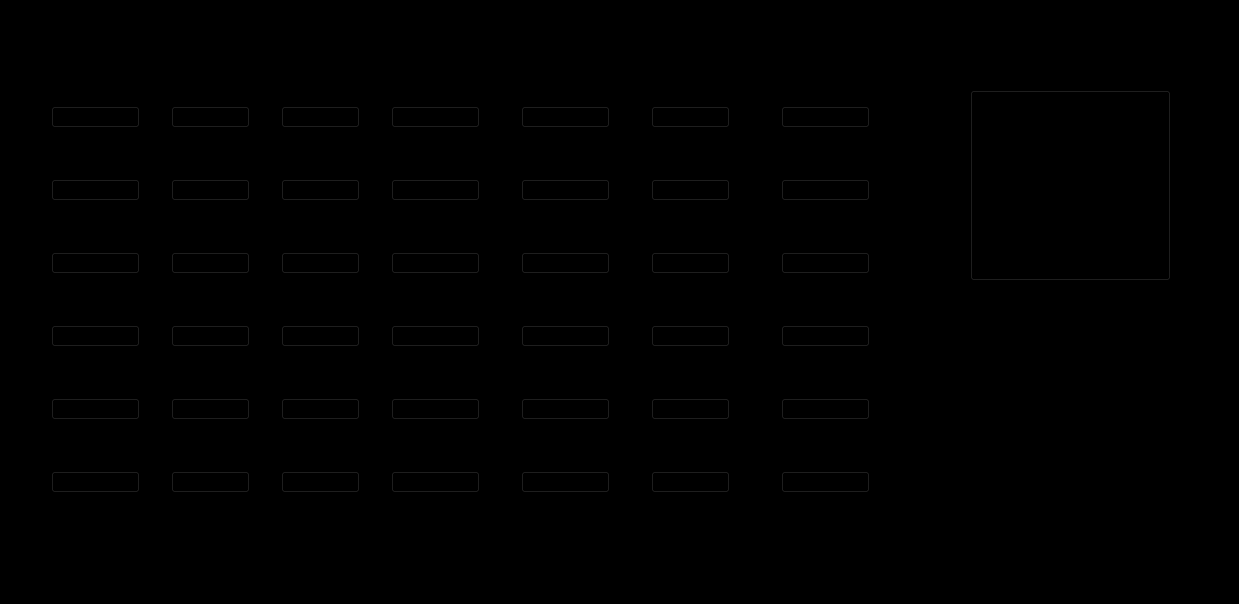
<?xml version="1.0" encoding="UTF-8"?>
<ui version="4.0">
 <class>MainWindow</class>
 <widget class="QMainWindow" name="MainWindow">
  <property name="geometry">
   <rect>
    <x>0</x>
    <y>0</y>
    <width>1239</width>
    <height>604</height>
   </rect>
  </property>
  <property name="windowTitle">
   <string>MainWindow</string>
  </property>
  <property name="styleSheet">
   <string notr="true">background-color: black;</string>
  </property>
  <widget class="QWidget" name="centralWidget">
   <property name="enabled">
    <bool>true</bool>
   </property>
   <property name="styleSheet">
    <string notr="true"/>
   </property>
   <widget class="QPushButton" name="Back">
    <property name="enabled">
     <bool>true</bool>
    </property>
    <property name="geometry">
     <rect>
      <x>970</x>
      <y>90</y>
      <width>201</width>
      <height>191</height>
     </rect>
    </property>
    <property name="mouseTracking">
     <bool>false</bool>
    </property>
    <property name="text">
     <string>Back to menu</string>
    </property>
   </widget>
   <widget class="QWidget" name="gridLayoutWidget">
    <property name="geometry">
     <rect>
      <x>40</x>
      <y>50</y>
      <width>111</width>
      <height>501</height>
     </rect>
    </property>
    <layout class="QGridLayout" name="gridLayout">
     <item row="3" column="0">
      <widget class="QPushButton" name="p4_1">
       <property name="text">
        <string/>
       </property>
       <property name="checkable">
        <bool>true</bool>
       </property>
       <property name="autoExclusive">
        <bool>true</bool>
       </property>
      </widget>
     </item>
     <item row="4" column="0">
      <widget class="QPushButton" name="p5_1">
       <property name="enabled">
        <bool>true</bool>
       </property>
       <property name="text">
        <string/>
       </property>
       <property name="checkable">
        <bool>true</bool>
       </property>
       <property name="autoExclusive">
        <bool>true</bool>
       </property>
      </widget>
     </item>
     <item row="0" column="0">
      <widget class="QPushButton" name="p1_1">
       <property name="styleSheet">
        <string notr="true"/>
       </property>
       <property name="text">
        <string/>
       </property>
       <property name="checkable">
        <bool>true</bool>
       </property>
       <property name="autoExclusive">
        <bool>true</bool>
       </property>
      </widget>
     </item>
     <item row="2" column="0">
      <widget class="QPushButton" name="p3_1">
       <property name="text">
        <string/>
       </property>
       <property name="checkable">
        <bool>true</bool>
       </property>
       <property name="autoExclusive">
        <bool>true</bool>
       </property>
      </widget>
     </item>
     <item row="1" column="0">
      <widget class="QPushButton" name="p2_1">
       <property name="enabled">
        <bool>true</bool>
       </property>
       <property name="text">
        <string/>
       </property>
       <property name="checkable">
        <bool>true</bool>
       </property>
       <property name="autoExclusive">
        <bool>true</bool>
       </property>
       <property name="flat">
        <bool>false</bool>
       </property>
      </widget>
     </item>
     <item row="5" column="0">
      <widget class="QPushButton" name="p6_1">
       <property name="text">
        <string/>
       </property>
       <property name="checkable">
        <bool>true</bool>
       </property>
       <property name="autoExclusive">
        <bool>true</bool>
       </property>
      </widget>
     </item>
    </layout>
   </widget>
   <widget class="QWidget" name="gridLayoutWidget_2">
    <property name="geometry">
     <rect>
      <x>160</x>
      <y>50</y>
      <width>101</width>
      <height>501</height>
     </rect>
    </property>
    <layout class="QGridLayout" name="gridLayout_2">
     <item row="3" column="0">
      <widget class="QPushButton" name="p4_2">
       <property name="text">
        <string/>
       </property>
       <property name="checkable">
        <bool>true</bool>
       </property>
       <property name="autoExclusive">
        <bool>true</bool>
       </property>
      </widget>
     </item>
     <item row="4" column="0">
      <widget class="QPushButton" name="p5_2">
       <property name="text">
        <string/>
       </property>
       <property name="checkable">
        <bool>true</bool>
       </property>
       <property name="autoExclusive">
        <bool>true</bool>
       </property>
      </widget>
     </item>
     <item row="0" column="0">
      <widget class="QPushButton" name="p1_2">
       <property name="text">
        <string/>
       </property>
       <property name="checkable">
        <bool>true</bool>
       </property>
       <property name="autoExclusive">
        <bool>true</bool>
       </property>
      </widget>
     </item>
     <item row="2" column="0">
      <widget class="QPushButton" name="p3_2">
       <property name="text">
        <string/>
       </property>
       <property name="checkable">
        <bool>true</bool>
       </property>
       <property name="autoExclusive">
        <bool>true</bool>
       </property>
      </widget>
     </item>
     <item row="1" column="0">
      <widget class="QPushButton" name="p2_2">
       <property name="text">
        <string/>
       </property>
       <property name="checkable">
        <bool>true</bool>
       </property>
       <property name="autoExclusive">
        <bool>true</bool>
       </property>
      </widget>
     </item>
     <item row="5" column="0">
      <widget class="QPushButton" name="p6_2">
       <property name="text">
        <string/>
       </property>
       <property name="checkable">
        <bool>true</bool>
       </property>
       <property name="autoExclusive">
        <bool>true</bool>
       </property>
      </widget>
     </item>
    </layout>
   </widget>
   <widget class="QWidget" name="gridLayoutWidget_3">
    <property name="geometry">
     <rect>
      <x>270</x>
      <y>50</y>
      <width>101</width>
      <height>501</height>
     </rect>
    </property>
    <layout class="QGridLayout" name="gridLayout_3">
     <item row="3" column="0">
      <widget class="QPushButton" name="p4_3">
       <property name="text">
        <string/>
       </property>
       <property name="checkable">
        <bool>true</bool>
       </property>
       <property name="autoExclusive">
        <bool>true</bool>
       </property>
      </widget>
     </item>
     <item row="4" column="0">
      <widget class="QPushButton" name="p5_3">
       <property name="text">
        <string/>
       </property>
       <property name="checkable">
        <bool>true</bool>
       </property>
       <property name="autoExclusive">
        <bool>true</bool>
       </property>
      </widget>
     </item>
     <item row="0" column="0">
      <widget class="QPushButton" name="p1_3">
       <property name="text">
        <string/>
       </property>
       <property name="checkable">
        <bool>true</bool>
       </property>
       <property name="autoExclusive">
        <bool>true</bool>
       </property>
      </widget>
     </item>
     <item row="2" column="0">
      <widget class="QPushButton" name="p3_3">
       <property name="text">
        <string/>
       </property>
       <property name="checkable">
        <bool>true</bool>
       </property>
       <property name="autoExclusive">
        <bool>true</bool>
       </property>
      </widget>
     </item>
     <item row="1" column="0">
      <widget class="QPushButton" name="p2_3">
       <property name="text">
        <string/>
       </property>
       <property name="checkable">
        <bool>true</bool>
       </property>
       <property name="autoExclusive">
        <bool>true</bool>
       </property>
      </widget>
     </item>
     <item row="5" column="0">
      <widget class="QPushButton" name="p6_3">
       <property name="text">
        <string/>
       </property>
       <property name="checkable">
        <bool>true</bool>
       </property>
       <property name="autoExclusive">
        <bool>true</bool>
       </property>
      </widget>
     </item>
    </layout>
   </widget>
   <widget class="QWidget" name="gridLayoutWidget_4">
    <property name="geometry">
     <rect>
      <x>380</x>
      <y>50</y>
      <width>111</width>
      <height>501</height>
     </rect>
    </property>
    <layout class="QGridLayout" name="gridLayout_4">
     <item row="3" column="0">
      <widget class="QPushButton" name="p4_4">
       <property name="text">
        <string/>
       </property>
       <property name="checkable">
        <bool>true</bool>
       </property>
       <property name="autoExclusive">
        <bool>true</bool>
       </property>
      </widget>
     </item>
     <item row="4" column="0">
      <widget class="QPushButton" name="p5_4">
       <property name="text">
        <string/>
       </property>
       <property name="checkable">
        <bool>true</bool>
       </property>
       <property name="autoExclusive">
        <bool>true</bool>
       </property>
      </widget>
     </item>
     <item row="0" column="0">
      <widget class="QPushButton" name="p1_4">
       <property name="text">
        <string/>
       </property>
       <property name="checkable">
        <bool>true</bool>
       </property>
       <property name="autoExclusive">
        <bool>true</bool>
       </property>
      </widget>
     </item>
     <item row="2" column="0">
      <widget class="QPushButton" name="p3_4">
       <property name="text">
        <string/>
       </property>
       <property name="checkable">
        <bool>true</bool>
       </property>
       <property name="autoExclusive">
        <bool>true</bool>
       </property>
      </widget>
     </item>
     <item row="1" column="0">
      <widget class="QPushButton" name="p2_4">
       <property name="text">
        <string/>
       </property>
       <property name="checkable">
        <bool>true</bool>
       </property>
       <property name="autoExclusive">
        <bool>true</bool>
       </property>
      </widget>
     </item>
     <item row="5" column="0">
      <widget class="QPushButton" name="p6_4">
       <property name="text">
        <string/>
       </property>
       <property name="checkable">
        <bool>true</bool>
       </property>
       <property name="autoExclusive">
        <bool>true</bool>
       </property>
      </widget>
     </item>
    </layout>
   </widget>
   <widget class="QWidget" name="gridLayoutWidget_5">
    <property name="geometry">
     <rect>
      <x>510</x>
      <y>50</y>
      <width>111</width>
      <height>501</height>
     </rect>
    </property>
    <layout class="QGridLayout" name="gridLayout_5">
     <item row="3" column="0">
      <widget class="QPushButton" name="p4_5">
       <property name="text">
        <string/>
       </property>
       <property name="checkable">
        <bool>true</bool>
       </property>
       <property name="autoExclusive">
        <bool>true</bool>
       </property>
      </widget>
     </item>
     <item row="4" column="0">
      <widget class="QPushButton" name="p5_5">
       <property name="text">
        <string/>
       </property>
       <property name="checkable">
        <bool>true</bool>
       </property>
       <property name="autoExclusive">
        <bool>true</bool>
       </property>
      </widget>
     </item>
     <item row="0" column="0">
      <widget class="QPushButton" name="p1_5">
       <property name="text">
        <string/>
       </property>
       <property name="checkable">
        <bool>true</bool>
       </property>
       <property name="autoExclusive">
        <bool>true</bool>
       </property>
      </widget>
     </item>
     <item row="2" column="0">
      <widget class="QPushButton" name="p3_5">
       <property name="text">
        <string/>
       </property>
       <property name="checkable">
        <bool>true</bool>
       </property>
       <property name="autoExclusive">
        <bool>true</bool>
       </property>
      </widget>
     </item>
     <item row="1" column="0">
      <widget class="QPushButton" name="p2_5">
       <property name="text">
        <string/>
       </property>
       <property name="checkable">
        <bool>true</bool>
       </property>
       <property name="autoExclusive">
        <bool>true</bool>
       </property>
      </widget>
     </item>
     <item row="5" column="0">
      <widget class="QPushButton" name="p6_5">
       <property name="text">
        <string/>
       </property>
       <property name="checkable">
        <bool>true</bool>
       </property>
       <property name="autoExclusive">
        <bool>true</bool>
       </property>
      </widget>
     </item>
    </layout>
   </widget>
   <widget class="QWidget" name="gridLayoutWidget_6">
    <property name="geometry">
     <rect>
      <x>640</x>
      <y>50</y>
      <width>101</width>
      <height>501</height>
     </rect>
    </property>
    <layout class="QGridLayout" name="gridLayout_6">
     <item row="3" column="0">
      <widget class="QPushButton" name="p4_6">
       <property name="text">
        <string/>
       </property>
       <property name="checkable">
        <bool>true</bool>
       </property>
       <property name="autoExclusive">
        <bool>true</bool>
       </property>
      </widget>
     </item>
     <item row="4" column="0">
      <widget class="QPushButton" name="p5_6">
       <property name="text">
        <string/>
       </property>
       <property name="checkable">
        <bool>true</bool>
       </property>
       <property name="autoExclusive">
        <bool>true</bool>
       </property>
      </widget>
     </item>
     <item row="0" column="0">
      <widget class="QPushButton" name="p1_6">
       <property name="text">
        <string/>
       </property>
       <property name="checkable">
        <bool>true</bool>
       </property>
       <property name="autoExclusive">
        <bool>true</bool>
       </property>
      </widget>
     </item>
     <item row="2" column="0">
      <widget class="QPushButton" name="p3_6">
       <property name="text">
        <string/>
       </property>
       <property name="checkable">
        <bool>true</bool>
       </property>
       <property name="autoExclusive">
        <bool>true</bool>
       </property>
      </widget>
     </item>
     <item row="1" column="0">
      <widget class="QPushButton" name="p2_6">
       <property name="text">
        <string/>
       </property>
       <property name="checkable">
        <bool>true</bool>
       </property>
       <property name="autoExclusive">
        <bool>true</bool>
       </property>
      </widget>
     </item>
     <item row="5" column="0">
      <widget class="QPushButton" name="p6_6">
       <property name="text">
        <string/>
       </property>
       <property name="checkable">
        <bool>true</bool>
       </property>
       <property name="autoExclusive">
        <bool>true</bool>
       </property>
      </widget>
     </item>
    </layout>
   </widget>
   <widget class="QWidget" name="gridLayoutWidget_7">
    <property name="geometry">
     <rect>
      <x>770</x>
      <y>50</y>
      <width>111</width>
      <height>501</height>
     </rect>
    </property>
    <layout class="QGridLayout" name="gridLayout_7">
     <item row="3" column="0">
      <widget class="QPushButton" name="p4_7">
       <property name="autoFillBackground">
        <bool>false</bool>
       </property>
       <property name="text">
        <string/>
       </property>
       <property name="checkable">
        <bool>true</bool>
       </property>
       <property name="checked">
        <bool>true</bool>
       </property>
       <property name="autoExclusive">
        <bool>true</bool>
       </property>
      </widget>
     </item>
     <item row="4" column="0">
      <widget class="QPushButton" name="p5_7">
       <property name="text">
        <string/>
       </property>
       <property name="checkable">
        <bool>true</bool>
       </property>
       <property name="autoExclusive">
        <bool>true</bool>
       </property>
      </widget>
     </item>
     <item row="0" column="0">
      <widget class="QPushButton" name="p1_7">
       <property name="text">
        <string/>
       </property>
       <property name="checkable">
        <bool>true</bool>
       </property>
       <property name="autoExclusive">
        <bool>true</bool>
       </property>
      </widget>
     </item>
     <item row="2" column="0">
      <widget class="QPushButton" name="p3_7">
       <property name="text">
        <string/>
       </property>
       <property name="checkable">
        <bool>true</bool>
       </property>
       <property name="autoExclusive">
        <bool>true</bool>
       </property>
      </widget>
     </item>
     <item row="1" column="0">
      <widget class="QPushButton" name="p2_7">
       <property name="enabled">
        <bool>true</bool>
       </property>
       <property name="text">
        <string/>
       </property>
       <property name="checkable">
        <bool>true</bool>
       </property>
       <property name="autoExclusive">
        <bool>true</bool>
       </property>
      </widget>
     </item>
     <item row="5" column="0">
      <widget class="QPushButton" name="p6_7">
       <property name="text">
        <string/>
       </property>
       <property name="checkable">
        <bool>true</bool>
       </property>
       <property name="autoExclusive">
        <bool>true</bool>
       </property>
      </widget>
     </item>
    </layout>
   </widget>
  </widget>
 </widget>
 <layoutdefault spacing="6" margin="11"/>
 <resources/>
 <connections/>
</ui>
